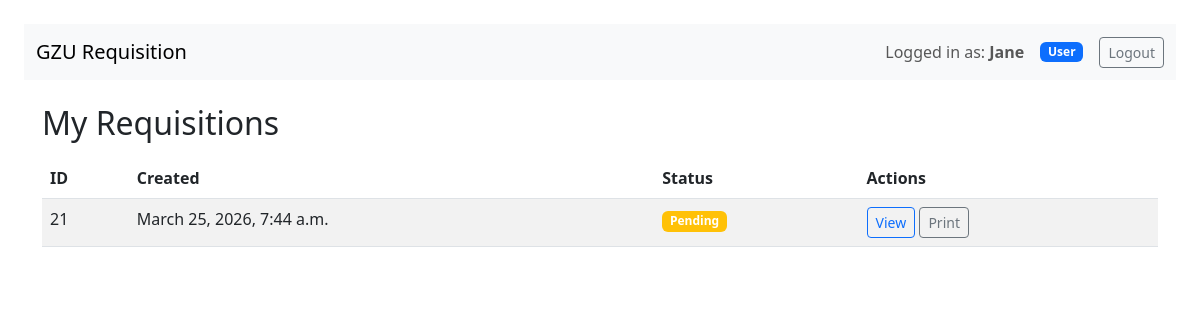
The page /requisitions/my-requisitions/ (signed in) on the database its author committed.
### requisitions/models.py (models this page shows, shortened)
class Requisition(models.Model):
    STATUS_CHOICES = [
        ('submitted', 'Submitted'),
        ('approved', 'Approved'),
        ('rejected', 'Rejected'),
        ('fulfilled', 'Fulfilled'),
        ('deleted', 'Deleted'),
    ]
    requester = models.ForeignKey(User, on_delete=models.CASCADE, null=True)
    department = models.ForeignKey(Department, on_delete=models.SET_NULL, null=True)
    created = models.DateTimeField(auto_now_add=True)
    request_date = models.DateField(default=now)
    status = models.CharField(max_length=20, choices=STATUS_CHOICES, default='submitted')
    notes = models.TextField(blank=True, null=True)

### requisitions/views.py (the view)
# urls.py: path('my-requisitions/', views.user_requisition_list, name='user_requisition_list'),
@login_required
def user_requisition_list(request):
    user = request.user
    qs = Requisition.objects.filter(requester=user).order_by('-created')
    return render(request, 'requisitions/user_requisition_list.html', {'requisitions': qs})

### requisitions/templates/requisitions/user_requisition_list.html
{% extends 'requisitions/base.html' %}
{% block content %}
<h2 class="mb-3">My Requisitions</h2>
<table class="table table-striped">
    <thead>
        <tr>
            <th>ID</th>
            <th>Created</th>
            <th>Status</th>
            <th>Actions</th>
        </tr>
    </thead>
    <tbody>
        {% for req in requisitions %}
        <tr>
            <td>{{ req.id }}</td>
            <td>{{ req.created }}</td>
            <td>
                {% if req.status == 'submitted' %}
                    <span class="badge bg-warning">Pending</span>
                {% elif req.status == 'approved' %}
                    <span class="badge bg-success">Approved</span>
                {% elif req.status == 'rejected' %}
                    <span class="badge bg-danger">Rejected</span>
                {% endif %}
            </td>
            <td>
                <a href="{% url 'requisition_detail' req.id %}" class="btn btn-sm btn-outline-primary">View</a>
                <a href="{% url 'print_requisition' req.id %}" class="btn btn-sm btn-outline-secondary">Print</a>
            </td>
        </tr>
        {% empty %}
        <tr>
            <td colspan="4">No requisitions found.</td>
        </tr>
        {% endfor %}
    </tbody>
</table>
{% endblock %}

### requisitions/templates/requisitions/base.html (shortened to what this page needs)
<!doctype html>
<html>
<head>
  <link href="https://cdn.jsdelivr.net/npm/bootstrap@5.3.0/dist/css/bootstrap.min.css" rel="stylesheet">
</head>
<body class="p-4">
<nav class="navbar navbar-expand-lg navbar-light bg-light mb-4">
  <div class="container-fluid">
    <a class="navbar-brand" href="{% url 'requisition_list' %}">
      GZU Requisition
    </a>
    <div class="d-flex align-items-center">
      {% if user.is_authenticated %}
        <span class="navbar-text me-3">
          Logged in as: <strong>{{ user.username }}</strong>
        </span>
        {% if user.is_staff %}
          <span class="badge bg-danger me-3">Admin</span>
          <a class="btn btn-outline-danger btn-sm me-2"
            href="{% url 'low_stock' %}">
            Low Stock Alerts
          </a>
        {% else %}
          <span class="badge bg-primary me-3">User</span>
        {% endif %}
        <form method="post" action="{% url 'logout' %}" class="d-inline">
          <button type="submit" class="btn btn-outline-secondary btn-sm">
            Logout
          </button>
        </form>
      {% else %}
        <a class="btn btn-outline-primary btn-sm" href="{% url 'login' %}">
          Login
        </a>
      {% endif %}
    </div>
  </div>
</nav>
<div class="container">
  {% block content %}{% endblock %}
</div>
</body>
</html>

### rows shown on the page
Requisition: id "21", created "March 25, 2026, 7:44 a.m.", status "Pending"

### other values the page prints
{{ user.username }} "Jane"
